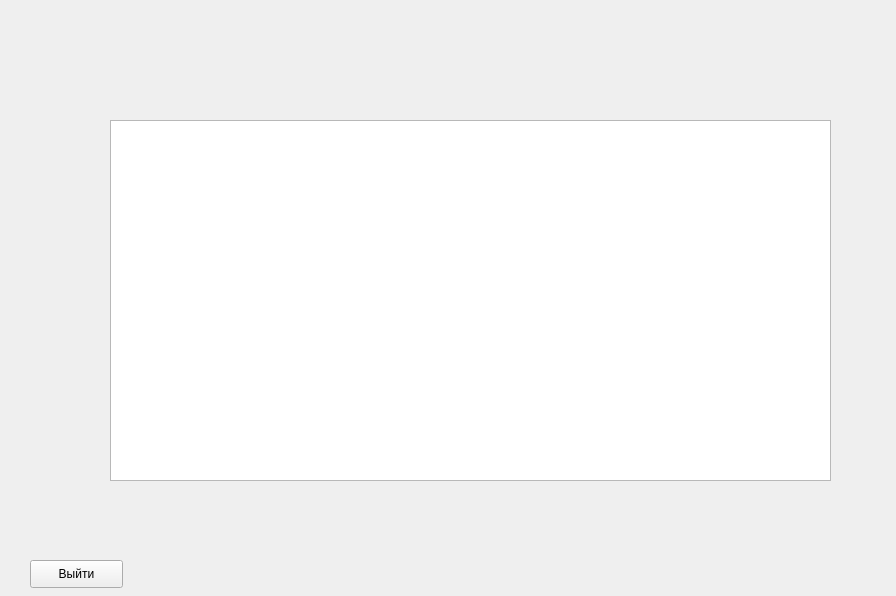
<?xml version="1.0" encoding="UTF-8"?>
<ui version="4.0">
 <class>Form</class>
 <widget class="QWidget" name="Form">
  <property name="geometry">
   <rect>
    <x>0</x>
    <y>0</y>
    <width>896</width>
    <height>596</height>
   </rect>
  </property>
  <property name="windowTitle">
   <string>Form</string>
  </property>
  <widget class="QTableView" name="tableView">
   <property name="geometry">
    <rect>
     <x>110</x>
     <y>120</y>
     <width>721</width>
     <height>361</height>
    </rect>
   </property>
  </widget>
  <widget class="QPushButton" name="pushButton_exit">
   <property name="geometry">
    <rect>
     <x>30</x>
     <y>560</y>
     <width>93</width>
     <height>28</height>
    </rect>
   </property>
   <property name="text">
    <string>Выйти</string>
   </property>
  </widget>
 </widget>
 <resources/>
 <connections/>
</ui>
